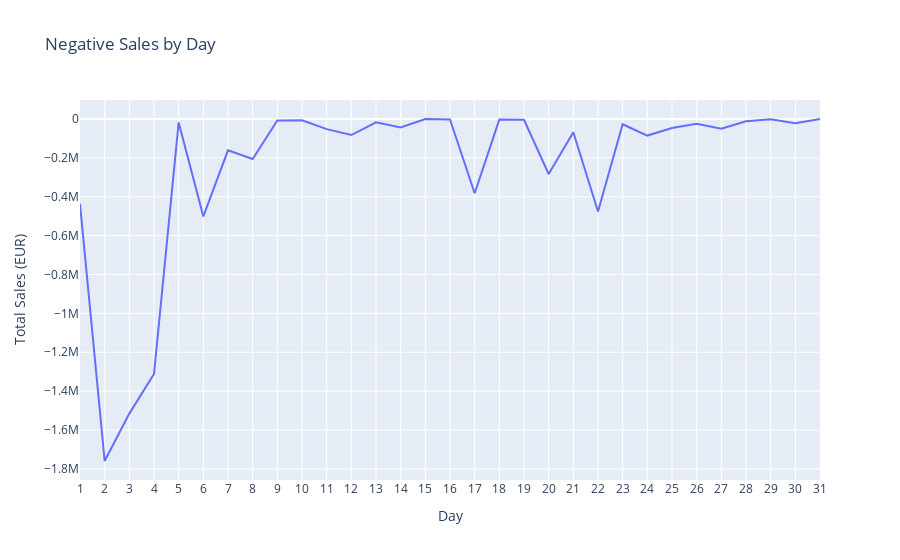

The cell this chart's notebook holds for it:
### Markdown cell above
- At first glance, no evident pattern emerged from the Negative Sales by Month plot. However, the analysis highlights January 2020 as a significant negative month, with a much higher volume of negative sales compared to other months, potentially indicating production errors in a specific product group.

- Excluding this outlier, a subtle pattern can be observed: sales tend to drop noticeably twice a year — once in the first half and once in the second — although the exact months vary.

- This analysis is particularly important because our task involves forecasting product sales based on these values BUT a key part of our role is to uncover patterns that may help prevent future quality issues. If we identify a consistent pattern of returns, we could, with supplementary information, trace the affected product lot and detect potential operational issues that need to be addressed.

### Code cell
negative_sales.loc[:, 'Day'] = negative_sales['DATE'].dt.day
grouped_negative_sales_day = negative_sales.groupby('Day')['Sales_EUR'].sum().reset_index()

grouped_negative_sales_day['Day'] = grouped_negative_sales_day['Day'].astype(str)

plot_sales(grouped_negative_sales_day, 'Day', 'Sales_EUR', 'Negative Sales by Day', 'Day', 'Total Sales (EUR)')

### Figure 1 — Plotly figure (JSON) as saved in the notebook; plotly's stock layout.template omitted (floating-point values rounded to 4 significant figures)
{"data": [{"hovertemplate": "Day=%{x}<br>Total Sales (EUR)=%{y}<extra></extra>", "legendgroup": "", "line": {"color": "#636efa", "dash": "solid"}, "marker": {"symbol": "circle"}, "mode": "lines", "name": "", "orientation": "v", "showlegend": false, "type": "scatter", "x": ["1", "2", "3", "4", "5", "6", "7", "8", "9", "10", "11", "12", "13", "14", "15", "16", "17", "18", "19", "20", "21", "22", "23", "24", "25", "26", "27", "28", "29", "30", "31"], "xaxis": "x", "y": [-436200.0, -1759000.0, -1516000.0, -1312000.0, -17470.0, -501400.0, -161200.0, -205900.0, -7992.0, -6829.0, -52130.0, -82680.0, -16790.0, -43470.0, -558.8, -2426.0, -382100.0, -3287, -3794.0, -282900.0, -68450.0, -476000.0, -27200.0, -85390.0, -46398, -24700.0, -50660.0, -12010.0, -1221.0, -21400.0, -97.54], "yaxis": "y"}], "layout": {"legend": {"tracegroupgap": 0}, "title": {"text": "Negative Sales by Day"}, "xaxis": {"anchor": "y", "domain": [0, 1], "title": {"text": "Day"}}, "yaxis": {"anchor": "x", "domain": [0, 1], "title": {"text": "Total Sales (EUR)"}}}}
